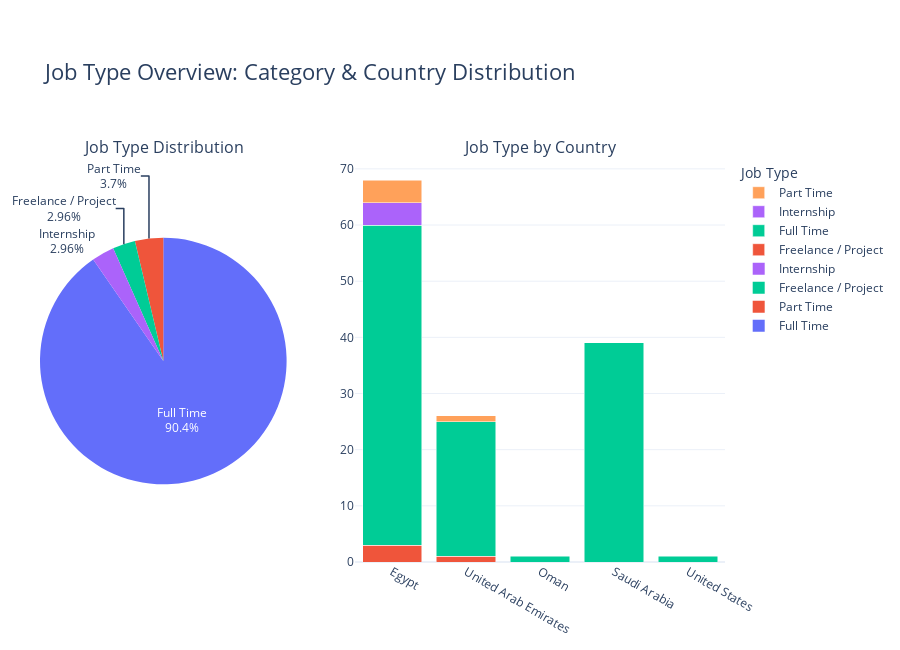

The notebook cell this image was saved under:
### Code cell
import plotly.graph_objects as go
from plotly.subplots import make_subplots

# Pie chart data: Job Type distribution
job_type_counts = df['Job_Type'].value_counts()

# Bar chart data: Job Type per Country
job_type_country = df.groupby(['Country', 'Job_Type']).size().reset_index(name='Count')

# Create subplot: Pie + Bar
fig = make_subplots(
    rows=1, cols=2,
    column_widths=[0.4, 0.6],
    specs=[[{'type': 'domain'}, {'type': 'xy'}]],
    subplot_titles=['Job Type Distribution', 'Job Type by Country']
)

# Pie chart for Job Type
fig.add_trace(
    go.Pie(
        labels=job_type_counts.index,
        values=job_type_counts.values,
        name='Job Type',
        textinfo='percent+label'
    ),
    row=1, col=1
)

# Bar chart for Job Type by Country
for job_type in job_type_country['Job_Type'].unique():
    subset = job_type_country[job_type_country['Job_Type'] == job_type]
    fig.add_trace(
        go.Bar(
            x=subset['Country'],
            y=subset['Count'],
            name=job_type
        ),
        row=1, col=2
    )

# Style it
fig.update_layout(
    height=650,
    title_text='Job Type Overview: Category & Country Distribution',
    template='plotly_white',
    title_font=dict(size=22),
    barmode='stack',
    margin=dict(t=80, b=40, l=40, r=40),
    legend_title_text='Job Type'
)

fig.show()

### Figure 1 — Plotly figure (JSON) as saved in the notebook; plotly's stock layout.template omitted (floating-point values rounded to 4 significant figures)
{"data": [{"domain": {"x": [0, 0.36], "y": [0, 1]}, "labels": ["Full Time", "Part Time", "Freelance / Project", "Internship"], "name": "Job Type", "textinfo": "percent+label", "type": "pie", "values": [122, 5, 4, 4]}, {"name": "Freelance / Project", "type": "bar", "x": ["Egypt", "United Arab Emirates"], "xaxis": "x", "y": [3, 1], "yaxis": "y"}, {"name": "Full Time", "type": "bar", "x": ["Egypt", "Oman", "Saudi Arabia", "United Arab Emirates", "United States"], "xaxis": "x", "y": [57, 1, 39, 24, 1], "yaxis": "y"}, {"name": "Internship", "type": "bar", "x": ["Egypt"], "xaxis": "x", "y": [4], "yaxis": "y"}, {"name": "Part Time", "type": "bar", "x": ["Egypt", "United Arab Emirates"], "xaxis": "x", "y": [4, 1], "yaxis": "y"}], "layout": {"annotations": [{"font": {"size": 16}, "showarrow": false, "text": "Job Type Distribution", "x": 0.18, "xanchor": "center", "xref": "paper", "y": 1, "yanchor": "bottom", "yref": "paper"}, {"font": {"size": 16}, "showarrow": false, "text": "Job Type by Country", "x": 0.73, "xanchor": "center", "xref": "paper", "y": 1, "yanchor": "bottom", "yref": "paper"}], "barmode": "stack", "height": 650, "legend": {"title": {"text": "Job Type"}}, "margin": {"b": 40, "l": 40, "r": 40, "t": 80}, "title": {"font": {"size": 22}, "text": "Job Type Overview: Category & Country Distribution"}, "xaxis": {"anchor": "y", "domain": [0.46, 1]}, "yaxis": {"anchor": "x", "domain": [0, 1]}}}
